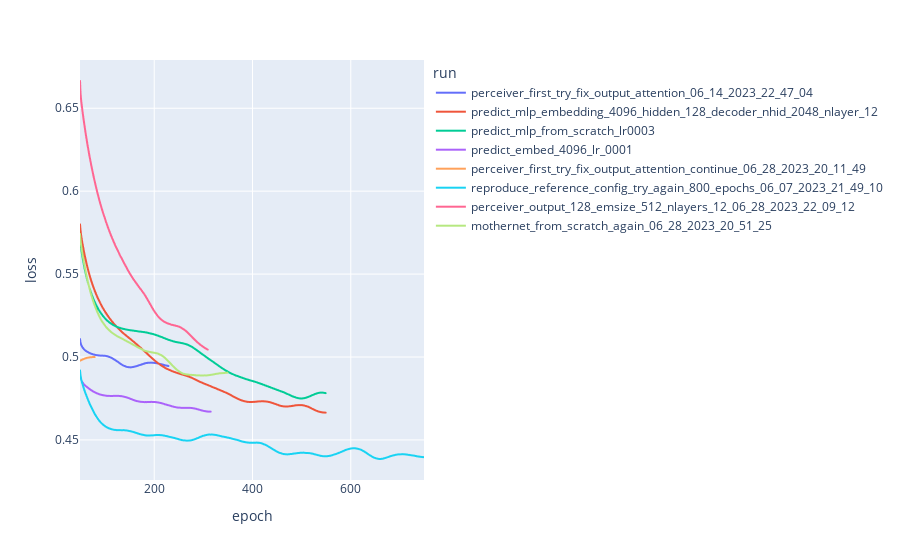

Notebook code cell kept with this figure:
### Code cell
from scipy.signal import convolve, windows
import numpy as np
from scipy.signal import savgol_filter
# yhat = savgol_filter(y, 51, 3) # window size 51, polynomial order 3
#window = windows.gaussian(50, 10)
window = windows.gaussian(100, 20)
# window = windows.gaussian(20, 4)
window /= window.sum()
long_df = make_long_loss_df(losses_dict, smooth=lambda x : convolve(x, window, mode="valid") if x else [])
#long_df = make_long_loss_df(losses_dict, smooth=lambda x : savgol_filter(x[30:], 51, 3, mode='nearest') if x and len(x) > 82 else [])
long_df = long_df[long_df.run.isin(show_only)]
fig = px.line(long_df, x="epoch", y='loss', color="run")
fig.update_layout(height=800)

### Figure 1 — Plotly figure (JSON) as saved in the notebook; plotly's stock layout.template omitted (floating-point values rounded to 4 significant figures; data arrays with more than 128 entries replaced by an {"elided": "..."} marker saying what was removed)
{"data": [{"hovertemplate": "run=perceiver_first_try_fix_output_attention_06_14_2023_22_47_04<br>epoch=%{x}<br>loss=%{y}<extra></extra>", "legendgroup": "perceiver_first_try_fix_output_attention_06_14_2023_22_47_04", "line": {"color": "#636efa", "dash": "solid"}, "marker": {"symbol": "circle"}, "mode": "lines", "name": "perceiver_first_try_fix_output_attention_06_14_2023_22_47_04", "showlegend": true, "type": "scattergl", "x": {"elided": "181 int values"}, "xaxis": "x", "y": {"elided": "181 float values"}, "yaxis": "y"}, {"hovertemplate": "run=predict_mlp_embedding_4096_hidden_128_decoder_nhid_2048_nlayer_12<br>epoch=%{x}<br>loss=%{y}<extra></extra>", "legendgroup": "predict_mlp_embedding_4096_hidden_128_decoder_nhid_2048_nlayer_12", "line": {"color": "#EF553B", "dash": "solid"}, "marker": {"symbol": "circle"}, "mode": "lines", "name": "predict_mlp_embedding_4096_hidden_128_decoder_nhid_2048_nlayer_12", "showlegend": true, "type": "scattergl", "x": {"elided": "501 int values"}, "xaxis": "x", "y": {"elided": "501 float values"}, "yaxis": "y"}, {"hovertemplate": "run=predict_mlp_from_scratch_lr0003<br>epoch=%{x}<br>loss=%{y}<extra></extra>", "legendgroup": "predict_mlp_from_scratch_lr0003", "line": {"color": "#00cc96", "dash": "solid"}, "marker": {"symbol": "circle"}, "mode": "lines", "name": "predict_mlp_from_scratch_lr0003", "showlegend": true, "type": "scattergl", "x": {"elided": "501 int values"}, "xaxis": "x", "y": {"elided": "501 float values"}, "yaxis": "y"}, {"hovertemplate": "run=predict_embed_4096_lr_0001<br>epoch=%{x}<br>loss=%{y}<extra></extra>", "legendgroup": "predict_embed_4096_lr_0001", "line": {"color": "#ab63fa", "dash": "solid"}, "marker": {"symbol": "circle"}, "mode": "lines", "name": "predict_embed_4096_lr_0001", "showlegend": true, "type": "scattergl", "x": {"elided": "267 int values"}, "xaxis": "x", "y": {"elided": "267 float values"}, "yaxis": "y"}, {"hovertemplate": "run=perceiver_first_try_fix_output_attention_continue_06_28_2023_20_11_49<br>epoch=%{x}<br>loss=%{y}<extra></extra>", "legendgroup": "perceiver_first_try_fix_output_attention_continue_06_28_2023_20_11_49", "line": {"color": "#FFA15A", "dash": "solid"}, "marker": {"symbol": "circle"}, "mode": "lines", "name": "perceiver_first_try_fix_output_attention_continue_06_28_2023_20_11_49", "showlegend": true, "type": "scattergl", "x": [49, 50, 51, 52, 53, 54, 55, 56, 57, 58, 59, 60, 61, 62, 63, 64, 65, 66, 67, 68, 69, 70, 71, 72, 73, 74, 75, 76, 77, 78, 79], "xaxis": "x", "y": [0.4977, 0.4979, 0.498, 0.4982, 0.4983, 0.4985, 0.4986, 0.4987, 0.4988, 0.499, 0.499, 0.4991, 0.4993, 0.4994, 0.4995, 0.4995, 0.4996, 0.4996, 0.4997, 0.4998, 0.4998, 0.4998, 0.4998, 0.4999, 0.4999, 0.4999, 0.5, 0.5, 0.5, 0.5, 0.5], "yaxis": "y"}, {"hovertemplate": "run=reproduce_reference_config_try_again_800_epochs_06_07_2023_21_49_10<br>epoch=%{x}<br>loss=%{y}<extra></extra>", "legendgroup": "reproduce_reference_config_try_again_800_epochs_06_07_2023_21_49_10", "line": {"color": "#19d3f3", "dash": "solid"}, "marker": {"symbol": "circle"}, "mode": "lines", "name": "reproduce_reference_config_try_again_800_epochs_06_07_2023_21_49_10", "showlegend": true, "type": "scattergl", "x": {"elided": "701 int values"}, "xaxis": "x", "y": {"elided": "701 float values"}, "yaxis": "y"}, {"hovertemplate": "run=perceiver_output_128_emsize_512_nlayers_12_06_28_2023_22_09_12<br>epoch=%{x}<br>loss=%{y}<extra></extra>", "legendgroup": "perceiver_output_128_emsize_512_nlayers_12_06_28_2023_22_09_12", "line": {"color": "#FF6692", "dash": "solid"}, "marker": {"symbol": "circle"}, "mode": "lines", "name": "perceiver_output_128_emsize_512_nlayers_12_06_28_2023_22_09_12", "showlegend": true, "type": "scattergl", "x": {"elided": "261 int values"}, "xaxis": "x", "y": {"elided": "261 float values"}, "yaxis": "y"}, {"hovertemplate": "run=mothernet_from_scratch_again_06_28_2023_20_51_25<br>epoch=%{x}<br>loss=%{y}<extra></extra>", "legendgroup": "mothernet_from_scratch_again_06_28_2023_20_51_25", "line": {"color": "#B6E880", "dash": "solid"}, "marker": {"symbol": "circle"}, "mode": "lines", "name": "mothernet_from_scratch_again_06_28_2023_20_51_25", "showlegend": true, "type": "scattergl", "x": {"elided": "301 int values"}, "xaxis": "x", "y": {"elided": "301 float values"}, "yaxis": "y"}], "layout": {"autosize": true, "legend": {"title": {"text": "run"}, "tracegroupgap": 0}, "margin": {"t": 60}, "xaxis": {"anchor": "y", "autorange": true, "domain": [0, 1], "range": [49, 749], "title": {"text": "epoch"}, "type": "linear"}, "yaxis": {"anchor": "x", "autorange": true, "domain": [0, 1], "range": [0.4258, 0.6791], "title": {"text": "loss"}, "type": "linear"}}}
